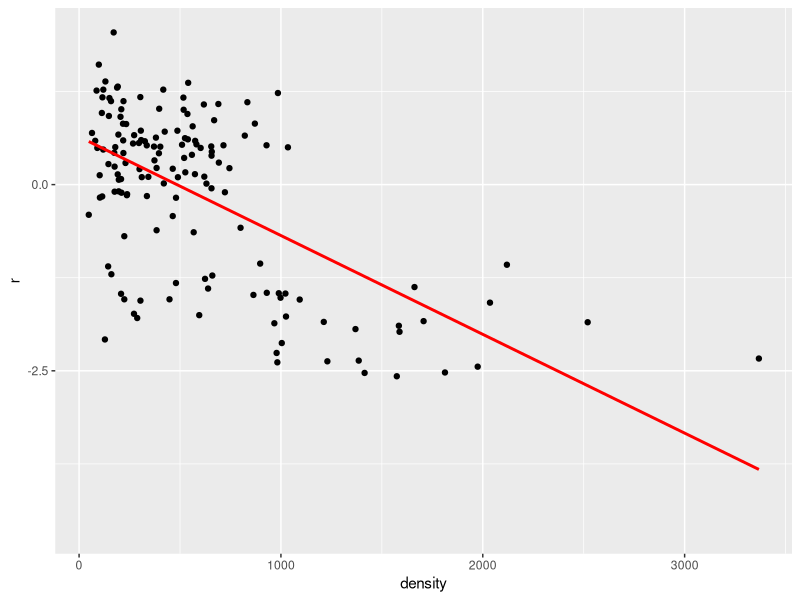
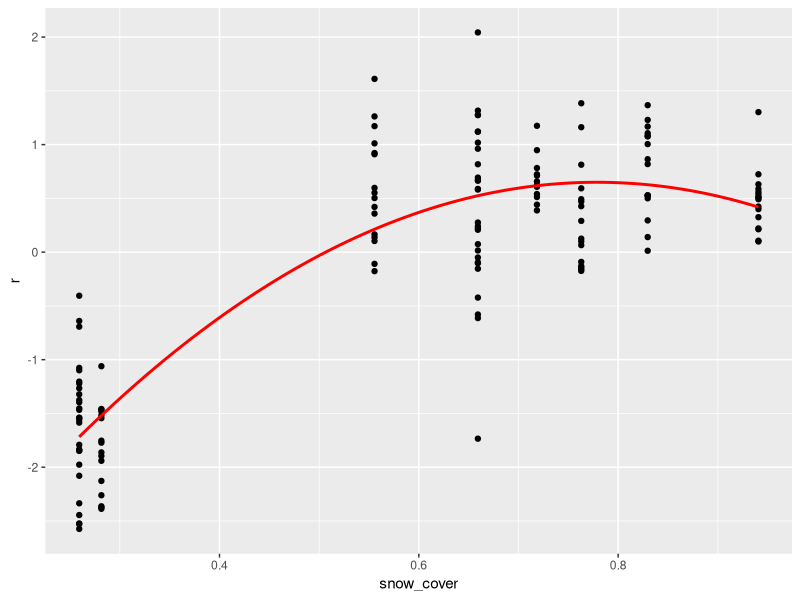
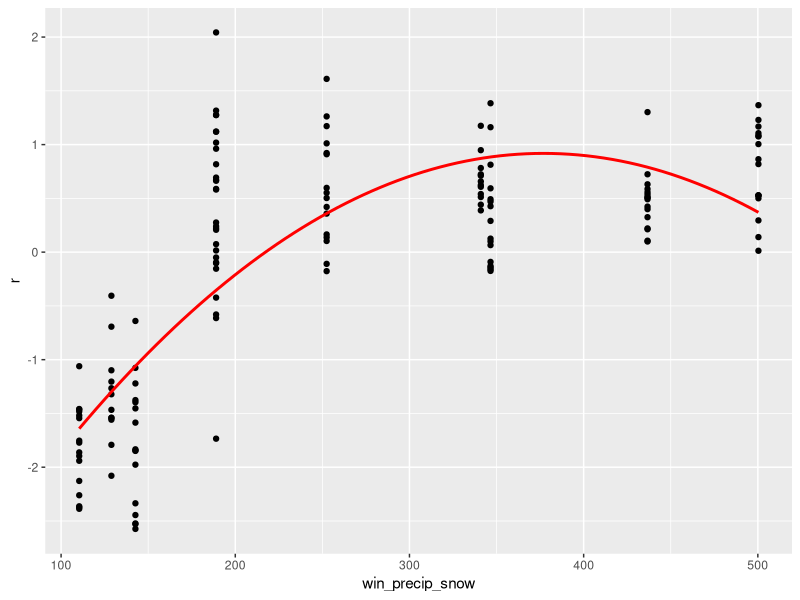
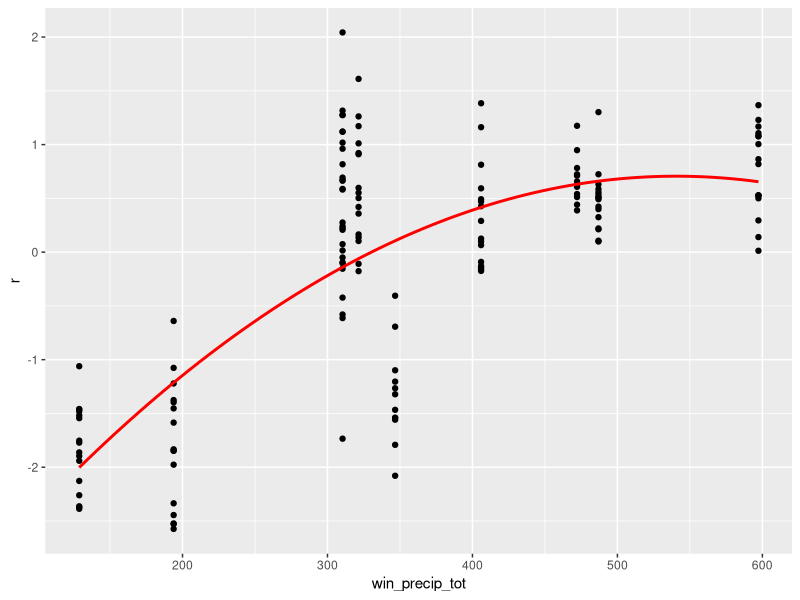
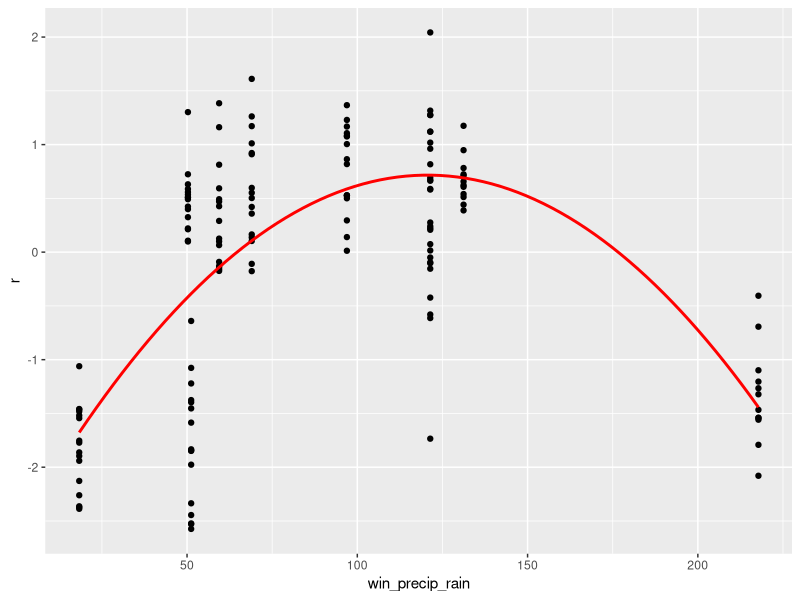
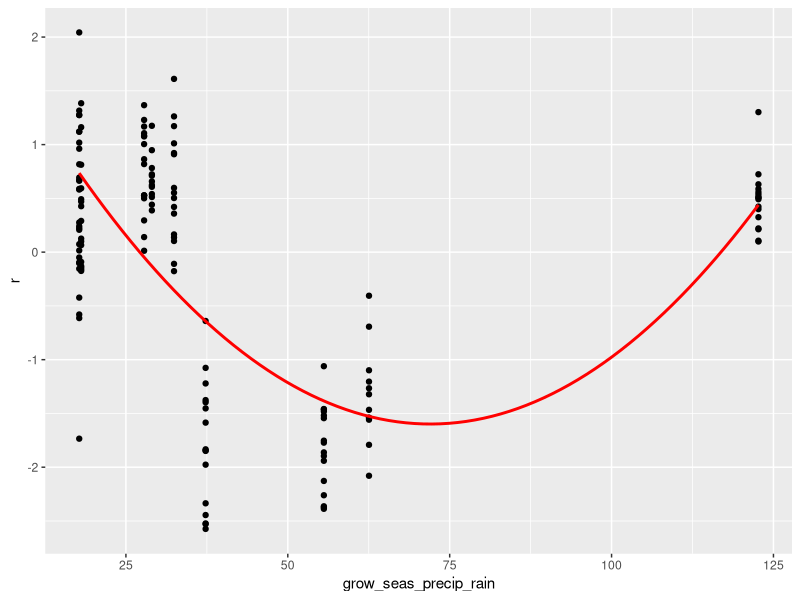
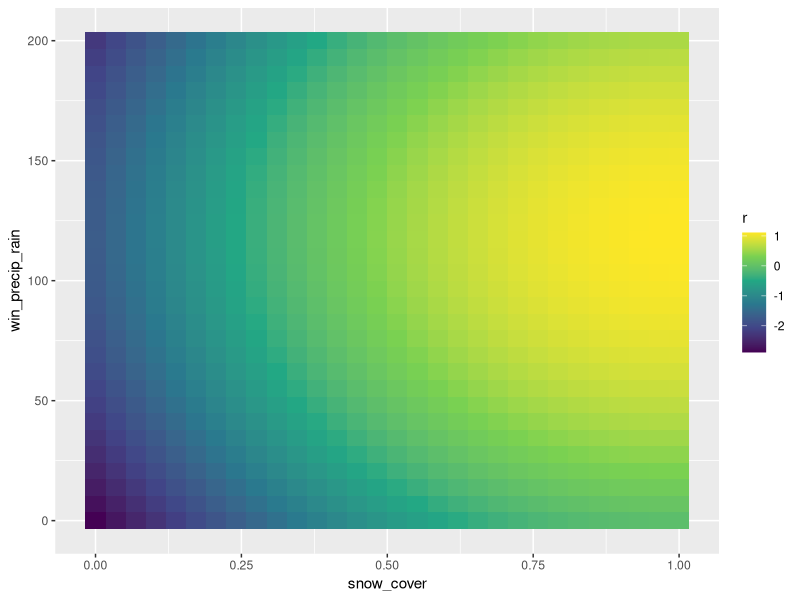

These charts were generated, in order, by the following R code:
## ---- chunk 1
knitr::opts_chunk$set(echo = TRUE)
## ---- chunk 2
# Preliminaries -----------------------------------------------------------
library(tidyverse)

# Get input data ----------------------------------------------------------
df <- read.table(file="../CleanData/Bromus_Clean_V2_Aug-28-19.csv",
                 sep=",",header=TRUE,stringsAsFactors=FALSE)
df <- df[,-ncol(df)]                 # remove empty final column
df_clean <- df[complete.cases(df),]  # remove 4 missing lambda

df_preds <- df_clean[,8:18]           # create dataframe of predictor variables
df_clean$r <- log(df_clean$Lambda)    # create response variable r from log(lambda)
## ---- chunk 3
# Function Model Fit ------------------------------------------------------
# inputs: response variable, predictor variable
# outputs: adjusted r2 for linear and quadratic regression models

quad_fit <- function(x=df_clean$Snow.Cover, y=df_clean$r){
  M1 <- summary(lm(y~x))
  M2 <- summary(lm(y~poly(x,2,raw=TRUE)))
  return(c(M1$adj.r.squared,M2$adj.r.squared))
}
# -------------------------------------------------------------------------
# map all predictor variables to quad_fit
summary_df <- map(df_preds,quad_fit,y=df_clean$r)

# put into a summary data frame and add column labels
summary_df <- t(bind_rows(summary_df))
colnames(summary_df) <- c("Linear","Quadratic")
# -------------------------------------------------------------------------
## ---- chunk 4
print(summary_df)
## ---- chunk 5
# best variables are:
# snow.cover (6)
# winter precip snow (7)
# winter precip total (11)
# winter precip rain (8)
# growing season precip rain (3)
# density (1)
best_preds <- df_preds[,c(6,7,11,8,3,1)]
  
y <- df_clean$r
x_1 <- best_preds[,1]
x_2 <- best_preds[,2]
x_3 <- best_preds[,3]
x_4 <- best_preds[,4]
x_5 <- best_preds[,5]
x_6 <- best_preds[,6]

final_df <- data.frame(r=y,
                       snow_cover=x_1,
                       win_precip_snow=x_2,
                       win_precip_tot=x_3,
                       win_precip_rain=x_4,
                       grow_seas_precip_rain=x_5,
                       density=x_6)

model_dd <- summary(lm(data=final_df,r~density))
print(model_dd)
ggplot(data=final_df,aes(x=density,y=r)) +
  geom_point() +
  stat_smooth(method="lm", se=TRUE, fill=NA,
                formula=y ~ poly(x, 1, raw=TRUE),colour="red") 
## ---- chunk 6
model_snow_cover <- summary(lm(data=final_df,r~poly(snow_cover,2)))
print(model_snow_cover)
ggplot(data=final_df,aes(x=snow_cover,y=r)) +
  geom_point() +
  stat_smooth(method="lm", se=TRUE, fill=NA,
                formula=y ~ poly(x, 2, raw=TRUE),colour="red") 
## ---- chunk 7
model_win_precip <- summary(lm(data=final_df,r~poly(win_precip_snow,2)))
print(model_win_precip)
ggplot(data=final_df,aes(x=win_precip_snow,y=r)) +
  geom_point() +
  stat_smooth(method="lm", se=TRUE, fill=NA,
                formula=y ~ poly(x, 2, raw=TRUE),colour="red") 
## ---- chunk 8
model_win_precip_tot <- summary(lm(data=final_df,r~poly(win_precip_tot,2)))
print(model_win_precip_tot)
ggplot(data=final_df,aes(x=win_precip_tot,y=r)) +
  geom_point() +
  stat_smooth(method="lm", se=TRUE, fill=NA,
                formula=y ~ poly(x, 2, raw=TRUE),colour="red") 
## ---- chunk 9
model_win_precip_rain <- summary(lm(data=final_df,r~poly(win_precip_rain,2)))
print(model_win_precip_rain)
ggplot(data=final_df,aes(x=win_precip_rain,y=r)) +
  geom_point() +
  stat_smooth(method="lm", se=TRUE, fill=NA,
                formula=y ~ poly(x, 2, raw=TRUE),colour="red") 
## ---- chunk 10
model_grow_seas_precip_rain <- summary(lm(data=final_df,r~poly(grow_seas_precip_rain,2)))
print(model_grow_seas_precip_rain)
ggplot(data=final_df,aes(x=grow_seas_precip_rain,y=r)) +
  geom_point() +
  stat_smooth(method="lm", se=TRUE, fill=NA,
                formula=y ~ poly(x, 2, raw=TRUE),colour="red") 
## ---- chunk 11
model_saturated <- summary(lm(data=final_df,r~poly(snow_cover,2, raw=TRUE) +
                                              poly(win_precip_snow,2, raw=TRUE) +
                                              poly(win_precip_tot,2, raw=TRUE) +
                                              poly(win_precip_rain,2, raw=TRUE) +
                                              poly(grow_seas_precip_rain,2, raw=TRUE) +
                                              poly(density,1, raw=TRUE))) 
                                              
print(model_saturated)
## ---- chunk 12
model_reduced <- summary(lm(data=final_df,r~poly(snow_cover,2, raw=TRUE) +
                                              poly(win_precip_snow,2, raw=TRUE) +
                                              poly(win_precip_tot,2, raw=TRUE) +
                                              poly(density,1, raw=TRUE))) 
                                              
print(model_reduced)
## ---- chunk 13
model_reduced2 <- lm(data=final_df,r~poly(snow_cover,2, raw=TRUE) +
                                              poly(win_precip_rain,2, raw=TRUE) +
                                              poly(density,1, raw=TRUE)) 
                                              
print(summary(model_reduced2))
## ---- chunk 14
model_reduced3 <- summary(lm(data=final_df,r~poly(snow_cover,2, raw=TRUE) +
                                              poly(win_precip_rain,2, raw=TRUE) +
                                              poly(density,1, raw=TRUE) + 
                                              snow_cover:win_precip_rain)) 
                                              
print(model_reduced3)
## ---- chunk 15
#-------------------------------------
# FUNCTION pred_brom_lam
# predict lambda based on snow cover, precip, and density
# input: f=fitted model, new= data frame for prediction
# output: new model coefficient
pred_brom_lam <- function(new=NULL,f=model_reduced2){
            if (is.null(new)){
            	x1 <- runif(10,0,1)
            	x2 <- runif(10,0,200)
            	x3 <- rep(0,10)
            	new<- data.frame(snow_cover=x1,
            	                win_precip_rain=x2,
            	                density=x3)}
           
	z <- predict(object=f, newdata=new)
	return(z)
	
}
#-------------------------------------
## ---- chunk 16
# construct data frame for sweeping parameter space of snow cover and winter precip
# density is held constant at N = 0
# snow cover ranges [0,1]
# winter precip rain ranges [0,200]
vec_len <- 30
snow_vec <- seq(0,1,length.out=vec_len)
precip_vec <- seq(0,200,length.out=vec_len)
hutchinson_df <- expand.grid(snow_cover=snow_vec,win_precip_rain=precip_vec)
hutchinson_df$density <- 0

# this data frame has the structure needed as input for creating a continental map
str(hutchinson_df)

# now run the pred_brom_lam() function to predict r and bind to input data frame
heat_map_data <- cbind(hutchinson_df,r=pred_brom_lam(new=hutchinson_df))
str(heat_map_data)

# construct heat map
heat_map <- ggplot(data=heat_map_data,mapping=aes(x=snow_cover,y=win_precip_rain,fill=r))
heat_map + geom_tile() + scale_fill_viridis_c()
